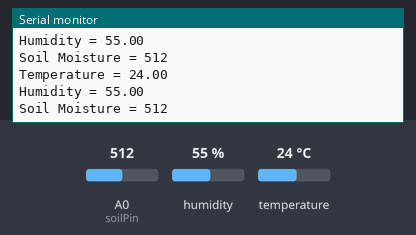
This sketch was run on a simulated Arduino Uno, built with avr-gcc and run on an emulated ATmega328P. On the bench: the last lines printed to the serial monitor. The inputs (shaded band) are chosen by the test bench; at power-on: humidity 55 %, A0 (soilPin) = 512, temperature 24 °C.

Above: at 1.8 s.
1.9 s: humidity set to 22 %
At 2.6 s:
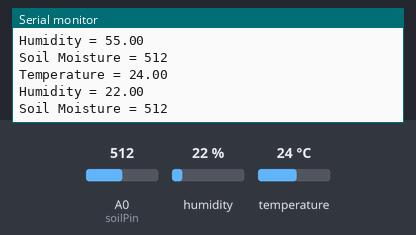
3.4 s: A0 (soilPin) set to 716
At 4.7 s:
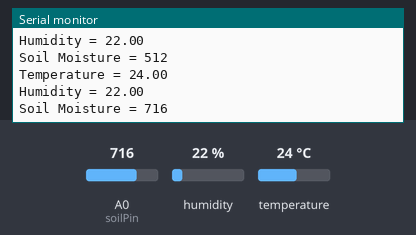
4.9 s: temperature set to 12 °C
At 5.8 s:
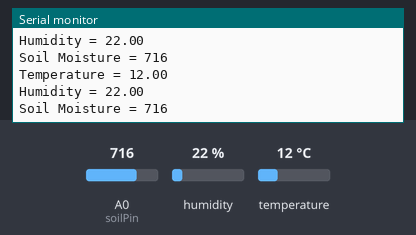
6.4 s: A0 (soilPin) set to 900
At 7.6 s:
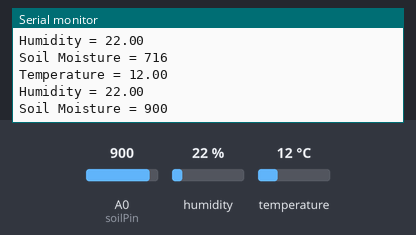
7.9 s: humidity set to 40 %
At 8.8 s:
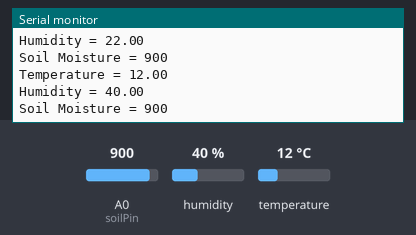
Timing chart, 0 to 10.4 s (numbered marks = the images above; inputs shaded):
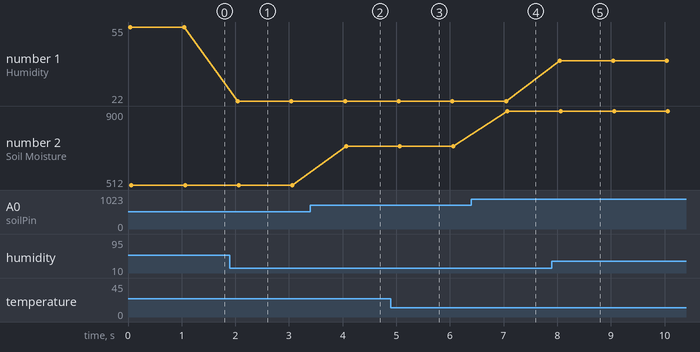

Measured:
- after the input at 1.9 s, the serial monitor: prints a new line after 0.15 s (image 1)
- after the input at 3.4 s, the serial monitor: prints a new line after 0.66 s (image 2)
- after the input at 4.9 s, the serial monitor: prints a new line after 0.12 s (image 3)
- after the input at 6.4 s, the serial monitor: prints a new line after 0.66 s (image 4)
- after the input at 7.9 s, the serial monitor: prints a new line after 0.15 s (image 5)
- plotted number 1: 55 → 22 after the input at 1.9 s, 22 → 40 after the input at 7.9 s
- plotted number 2: 512 → 716 after the input at 3.4 s, 716 → 900 after the input at 6.4 s

The sketch:

Fielduino.ino
```cpp
#include <dht.h>

dht DHT;

#define DHT11_PIN 7 //Καθορισμός ακίδας S


int val = 0; //value for storing moisture value
int soilPin = A0;//Δήλωση μεταβλητής για την ακίδα SIG
int soilPower = 8;//Μεταβλητή για τη διαχείριση της τάσης του αισθητήρα


void setup(){
  Serial.begin(9600);
  pinMode(soilPower, OUTPUT);//Ορίζουμε την ψηφιακή ακίδα 8 σαν έξοδο
  digitalWrite(soilPower, LOW);//Ορίζουμε σε LOW έτσι ώστε καμια τάση να μην διέρχεται του αισθητήρα
}

void loop()
{
   const unsigned long xMinutes = 1* 1000UL;
   static unsigned long lastSampleTime = 0 - xMinutes;  // initialize such that a reading is due the first time through loop()
   unsigned long now = millis();
   if (now - lastSampleTime >= xMinutes)
   {
      lastSampleTime += xMinutes;
      // add code to take temperature reading here
       int chk = DHT.read11(DHT11_PIN);
      Serial.print("Temperature = ");
      Serial.println(DHT.temperature); //Επιστρεφόμενη τιμή θερμοκρασίας
      Serial.print("Humidity = ");
      Serial.println(DHT.humidity); //Επιστρεφόμενη τιμή υγρασίας αέρα
      Serial.print("Soil Moisture = ");
      Serial.println(readSoil()); ////Επιστρεφόμενη τιμή υγρασίας εδάφους
   }

}

int readSoil()
{

    digitalWrite(soilPower, HIGH);//D8 "On"
    delay(10);//wait 10 milliseconds
    val = analogRead(soilPin);//Διαβάσε την SIG τιμή απο τον αισθητήρα
    digitalWrite(soilPower, LOW);//D8 "Off"
    return val;//επεστρεψε την τρέχουσα τιμή του ασιθητήρα
}
```
